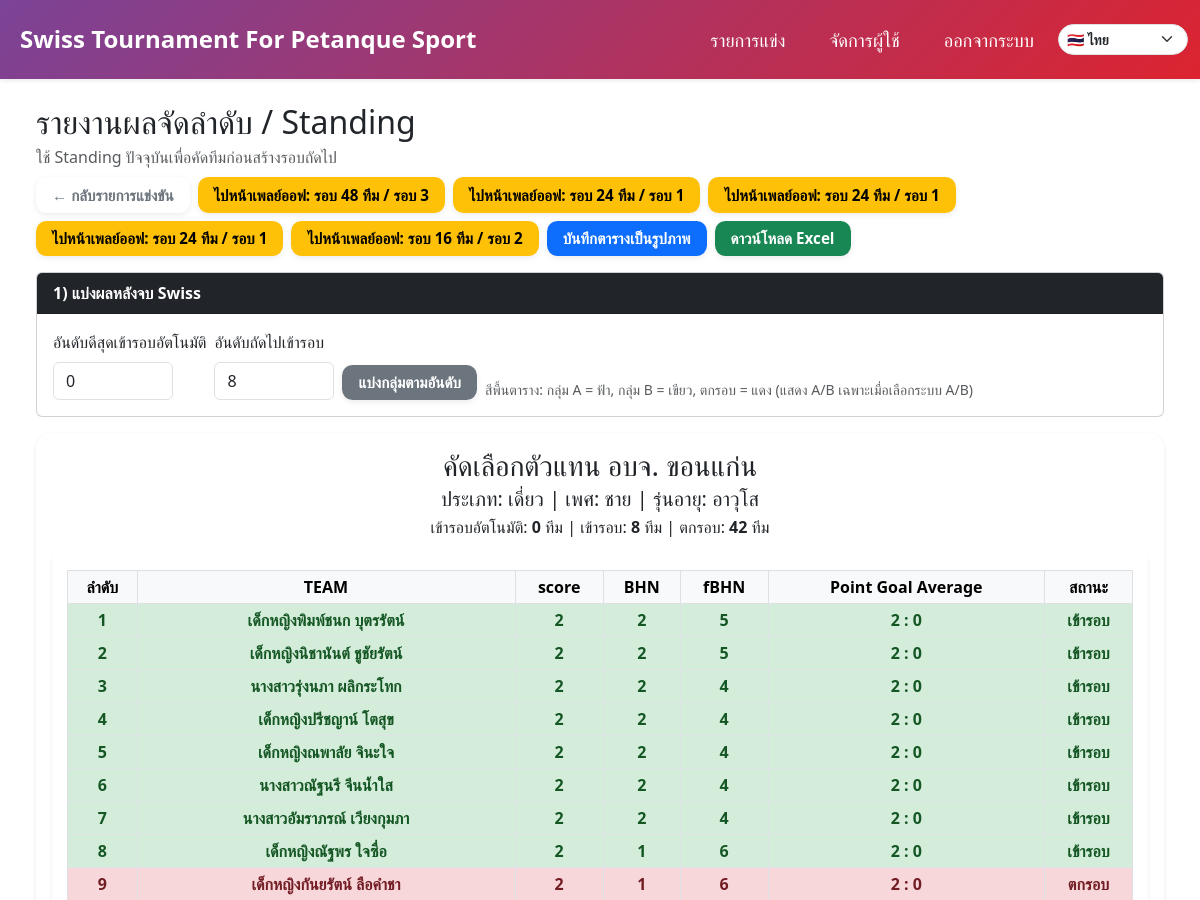
The page /event/1/standings (signed in, upper part) on the database as committed earlier.
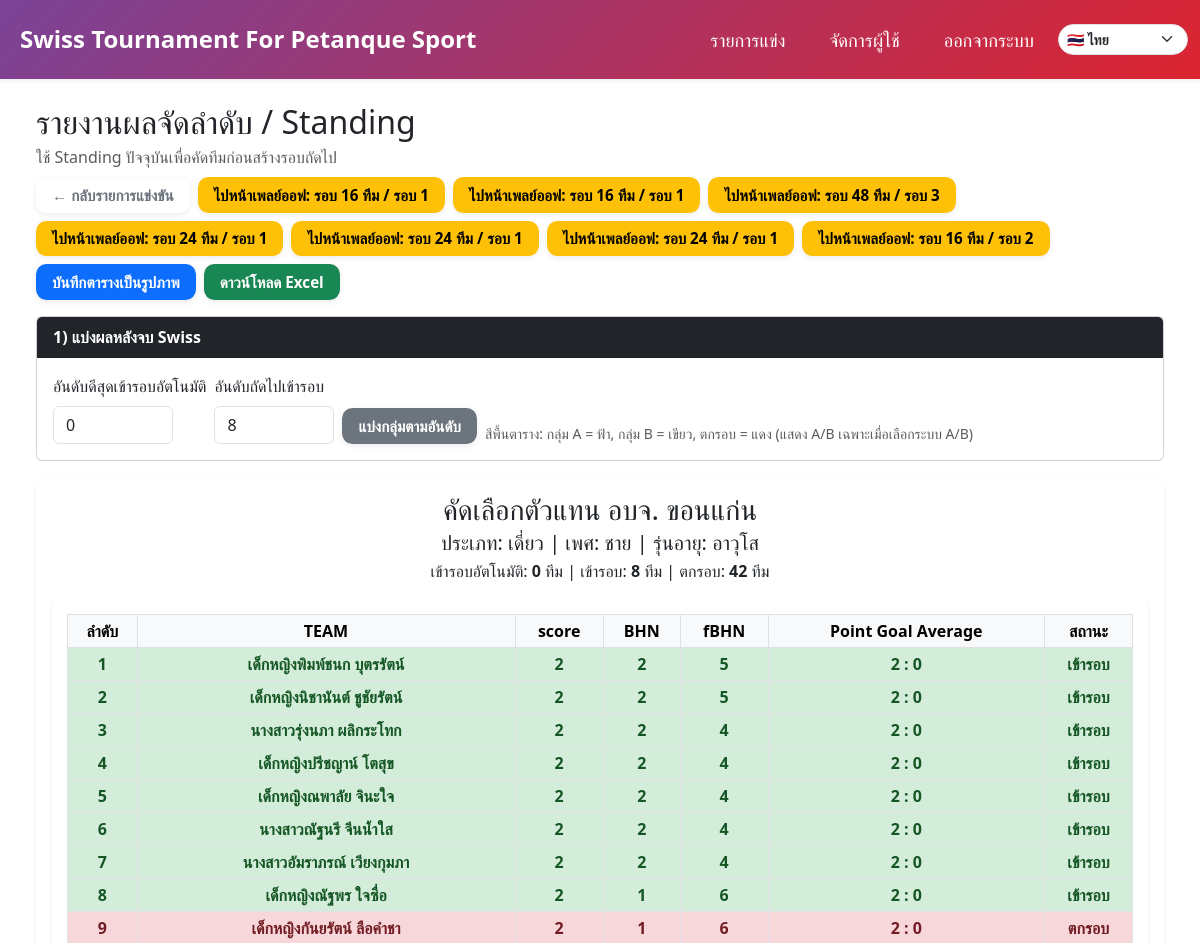
The same page on the database as committed later.
### tables this page shows
CREATE TABLE playoff_competitions (
                id INTEGER PRIMARY KEY AUTOINCREMENT, source_event_id INTEGER NOT NULL, title TEXT NOT NULL,
                competition_type TEXT NOT NULL, pairing_method TEXT NOT NULL DEFAULT 'seed',
                status TEXT NOT NULL DEFAULT 'active', report_note TEXT, created_at DATETIME DEFAULT CURRENT_TIMESTAMP
            , config_json TEXT);

### models.py (models this page shows)
class Team(db.Model):
    __tablename__ = "teams"
    id = db.Column(db.Integer, primary_key=True)
    name = db.Column(db.String(100), nullable=False)
    event_id = db.Column(db.Integer, db.ForeignKey("events.id"), nullable=False)

### app.py (the view)
@app.route('/event/<int:event_id>/standings')
@login_required
def event_standings(event_id):
    current_event = Event.query.get_or_404(event_id)
    standings_data = calculate_standings(event_id)
    total_rows = len(standings_data)
    direct_advance_count = request.args.get('direct_advance_count', type=int)
    continue_count = request.args.get('continue_count', type=int)
    legacy_qualified = request.args.get('num_qualified_teams', type=int, default=min(8, total_rows or 8))
    if direct_advance_count is None:
        direct_advance_count = 0
    if continue_count is None:
        continue_count = legacy_qualified
    direct_advance_count = max(0, min(total_rows, int(direct_advance_count or 0)))
    continue_count = max(0, min(total_rows - direct_advance_count, int(continue_count or 0)))
    num_qualified_teams = direct_advance_count + continue_count
    direct_rows = standings_data[:direct_advance_count]
    qualified_rows = standings_data[direct_advance_count:num_qualified_teams]
    eliminated_rows = standings_data[num_qualified_teams:]
    ab_a_team_count = request.args.get('ab_a_team_count', type=int)
    if ab_a_team_count is None:
        ab_a_team_count = (continue_count // 2) if continue_count > 1 else min(1, continue_count)
    ab_a_team_count = max(0, min(len(qualified_rows), int(ab_a_team_count or 0)))
    return render_template(
        'event_standings.html',
        event=current_event,
        standings=standings_data,
        direct_rows=direct_rows,
        qualified_rows=qualified_rows,
        eliminated_rows=eliminated_rows,
        direct_advance_count=direct_advance_count,
        continue_count=continue_count,
        num_qualified_teams=num_qualified_teams,
        ab_a_team_count=ab_a_team_count,
        active_playoffs=_active_playoffs_for_event(event_id),
    )

### app.py (called while the page is built)
def get_current_lang():
    lang = request.args.get("lang") or session.get("lang") or "th"
    if lang not in SUPPORTED_LANGS:
        lang = "th"
    session["lang"] = lang
    return lang

@app.context_processor
def inject_i18n():
    lang = get_current_lang()
    return {
        "current_lang": lang,
        "supported_langs": SUPPORTED_LANGS,
        "text_translations": TEXT_TRANSLATIONS,
        "t": lambda key: translate(key, lang),
    }

@login_manager.user_loader
def load_user(user_id):
    return User.query.get(int(user_id))

### i18n.py (called while the page is built)
def translate(key, lang="th"):
    table = TRANSLATIONS.get(key, {})
    return table.get(lang) or table.get("th") or key

### standings.py (called while the page is built)
def safe_int(val):
    try:
        return int(val)
    except:
        return 0

### templates/event_standings.html (shortened to what the changed rows need)
{% extends 'base.html' %}
{% block content %}
<div class="container-fluid mt-4 mb-5">
  <div class="d-flex justify-content-between align-items-start flex-wrap gap-2 mb-3 no-print">
    <div>
      <h2 class="mb-1">รายงานผลจัดลำดับ / Standing</h2>
    </div>
    <div class="d-flex gap-2 flex-wrap">
      <a href="{{ url_for('event_detail', event_id=event.id) }}" class="btn btn-outline-secondary">← กลับรายการแข่งขัน</a>
      {% if active_playoffs %}
        {% for po in active_playoffs %}
          <a href="{{ url_for('playoff_detail', playoff_id=po.id) }}" class="btn btn-warning fw-bold">ไปหน้าเพลย์ออฟ: {{ po.title }}{% if po.latest_round %} / รอบ {{ po.latest_round }}{% endif %}</a>
        {% endfor %}
      {% endif %}
      <button id="saveTableAsImage" class="btn btn-primary">บันทึกตารางเป็นรูปภาพ</button>
      <button id="downloadExcel" class="btn btn-success">ดาวน์โหลด Excel</button>
    </div>
  </div>
  {% if standings %}
  <div id="standingsTable" class="standing-report-box p-3 mb-4 text-center">
    <div class="table-responsive">
      <table class="table table-bordered table-sm align-middle text-center mb-0">
        <thead class="table-light">
          <tr>
            <th>ลำดับ</th>
            <th>TEAM</th>
            <th>score</th>
            <th>BHN</th>
            <th>fBHN</th>
            <th>Point Goal Average</th>
            <th>สถานะ</th>
          </tr>
        </thead>
        <tbody>
                            {% for team in standings %}
                            {% set row_class = 'team-direct' if loop.index <= direct_advance_count|int else ('team-qualified' if loop.index <= num_qualified_teams|int else 'team-eliminated') %}
                            <tr class="standing-row {{ row_class }}" data-rank="{{ loop.index }}" data-ab-order="{% if loop.index > direct_advance_count|int and loop.index <= num_qualified_teams|int %}{{ loop.index - direct_advance_count }}{% endif %}" style="font-weight: bold">
                                <td>{{ loop.index }}</td>
                                <td class="{{ row_class }}" style="font-weight: bold">{{ team.team_name }}</td>
                                <td class="{{ row_class }}" style="font-weight: bold">{{ team.score }}</td>
                                <td class="{{ row_class }}" style="font-weight: bold">{{ team.buchholz }}</td>
                                <td class="{{ row_class }}" style="font-weight: bold">{{ team.final_buchholz }}</td>
                                <td class="{{ row_class }}" style="font-weight: bold">{{ team.point_for }} : {{ team.point_against }}</td>
                                <td class="{{ row_class }}">
                                  {% if loop.index <= direct_advance_count|int %}
                                    <span class="status-plain">ตัวแทนคนที่ {{ loop.index }}</span>
                                  {% elif loop.index <= num_qualified_teams|int %}
                                    <span class="status-plain standing-status" data-ab-order="{{ loop.index - direct_advance_count }}">เข้ารอบ</span>
                                  {% else %}
                                    <span class="status-plain">ตกรอบ</span>
                                  {% endif %}
                                </td>
                            </tr>
                            {% endfor %}
                        </tbody>
      </table>
    </div>
  </div>
  {% else %}
  <div class="alert alert-warning">ยังไม่มีตารางคะแนน</div>
  {% endif %}
</div>
{% endblock %}

Rows that differ between the two databases and show on the page:
added playoff_competitions: title "รอบ 16 ทีม", latest_round "1"
added playoff_competitions: title "รอบ 16 ทีม", latest_round "1"
